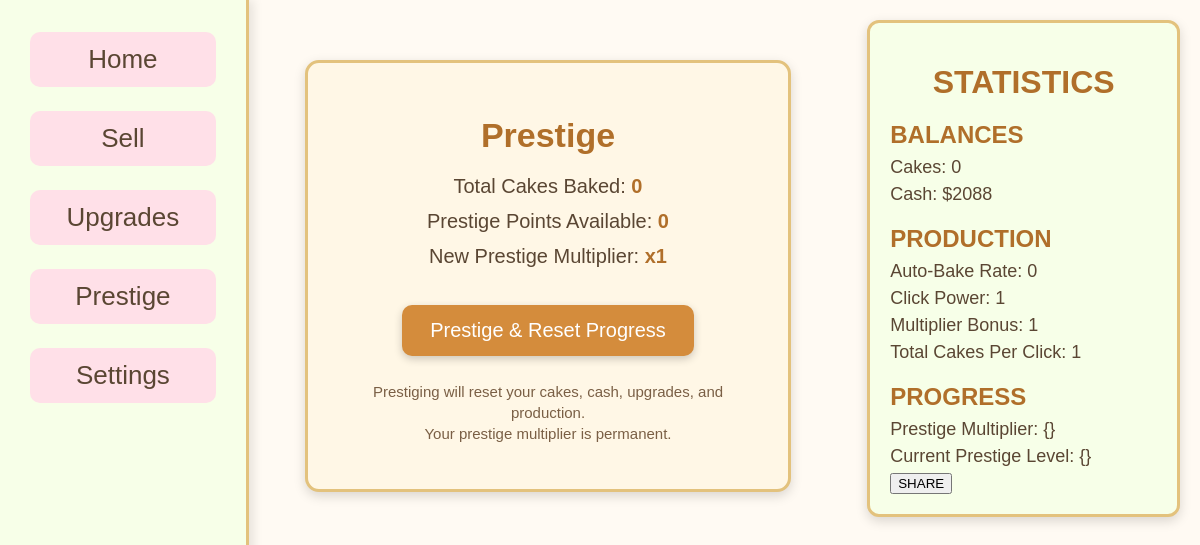
The app's page /prestige.php (signed in), older data.
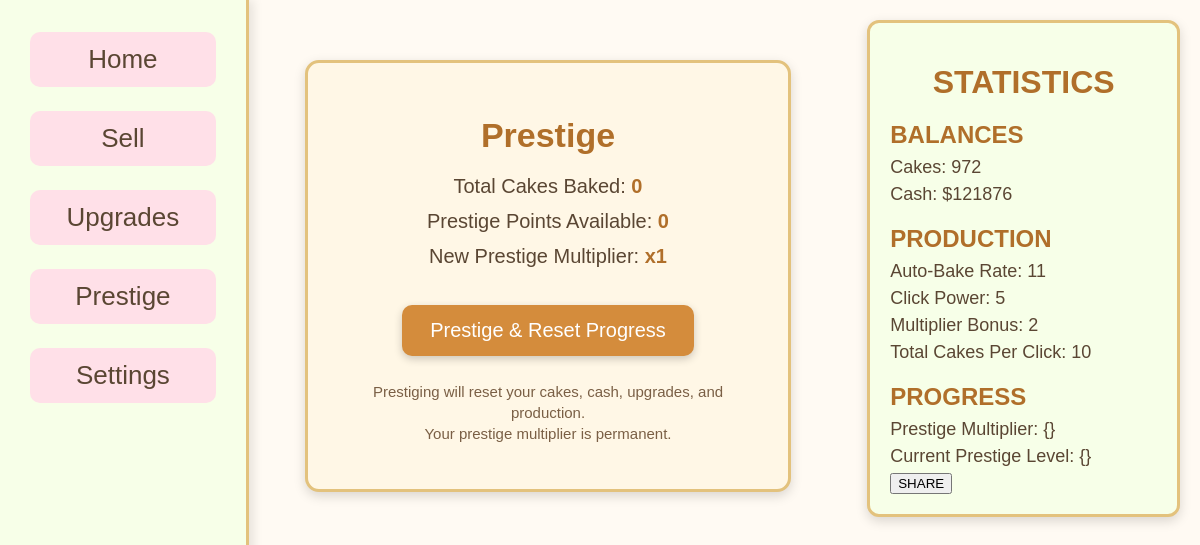
The same page, newer data.
### tables this page shows
CREATE TABLE "player_save" (
    id INTEGER PRIMARY KEY,
    cakes INTEGER DEFAULT 0,
    currency INTEGER DEFAULT 0, "multiplier" INTEGER DEFAULT 1, clickPower INTEGER DEFAULT 1, cps INTEGER DEFAULT 0, prestige_level INTEGER DEFAULT 0, prestige_multiplier REAL DEFAULT 1, "lifetime" INTEGER DEFAULT 0, `bonus` INTEGER DEFAULT 0,
    FOREIGN KEY (id) REFERENCES users(id)
);

### prestige.php (the view, shortened to what this page needs)
<?php
$current_cakes = 0;
$current_currency = 0;
$current_multiplier = 1;
$current_clickPower = 1;
$current_cps = 0;
require_once __DIR__ . '/php/config.php';
if(isset($_SESSION['user_id'])) {
    try {
        $dsn = "sqlite:$db";
        $pdo = new \PDO($dsn);
        $pdo->setAttribute(\PDO::ATTR_ERRMODE, \PDO::ERRMODE_EXCEPTION);
        $stmt = $pdo->prepare("
            SELECT cakes, currency, multiplier, clickPower, cps, bonus
            FROM player_save
            WHERE id = :user_id
        ");
        $stmt->execute([':user_id' => $_SESSION['user_id']]);
        $player_data = $stmt->fetch(\PDO::FETCH_ASSOC);
        if($player_data) {
            $current_cakes = (int)$player_data['cakes'];
            $current_currency = (int)$player_data['currency'];
            $current_multiplier = (int)$player_data['multiplier'];
            $current_clickPower = (int)$player_data['clickPower'];
            $current_cps = (int)$player_data['cps'];
        }
    } catch (\PDOException $e) {
        echo "Database connection failed: " . $e->getMessage();
    }
} else {
    header("Location: index.php");
    exit();
}
?>
<!DOCTYPE html>
<html lang="en">
<head>
    <link rel="stylesheet" href="Styles/index.css">
</head>
<body>
<div class="column1">
    <div id="nav">
        <ul>
            <li><a href="index.php"><button>Home</button></a></li>
            <li><a href="sell_cakes.php"><button>Sell</button></a></li>
            <li><a href="upgrades.php"><button>Upgrades</button></a></li>
            <li><a href="prestige.html"><button>Prestige</button></a></li>
            <li><a href="settings.php"><button id="settingsButton">Settings</button></a></li>
        </ul>
    </div>
</div>
<div class="column2">
    <div class="prestige-container">
        <h1>Prestige</h1>
        <p class="prestige-info">
            Total Cakes Baked: <strong id="totalCakesBaked">0</strong>
        </p>
        <p class="prestige-info">
            Prestige Points Available: <strong id="prestigePoints">0</strong>
        </p>
        <p class="prestige-info">
            New Prestige Multiplier: <strong id="newPrestigeMultiplier">x1</strong>
        </p>
        <button id="prestigeButton" class="prestige-btn">
            Prestige & Reset Progress
        </button>
        <p class="prestige-warning">
            Prestiging will reset your cakes, cash, upgrades, and production.<br>
            Your prestige multiplier is permanent.
        </p>
    </div>
</div>
<div class="column3">
    <div id="stats">
        <h1>STATISTICS</h1>
        <h2>BALANCES</h2>
        <ul>
            <li>Cakes: <span id="cakeStat" data-cake><?php echo $current_cakes; ?></span></li>
            <li>Cash: $<span id="money"><?php echo $current_currency; ?></span></li>
        </ul>
        <h2>PRODUCTION</h2>
        <ul>
            <li>Auto-Bake Rate: <?php echo $current_cps?></li>
            <li>Click Power: <?php echo $current_clickPower ?></li>
            <li>Multiplier Bonus: <?php echo $current_multiplier?></li>
            <li>Total Cakes Per Click: <?php echo $current_clickPower * $current_multiplier?></li>
        </ul>
        <h2>PROGRESS</h2>
        <ul>
            <li>Prestige Multiplier: {}</li>
            <li>Current Prestige Level: {} </li>
        </ul>
        <button>SHARE</button>
    </div>
</div>
</body>
</html>

### Styles/index.css (style rules this page uses)
html, body { margin: 0; padding: 0; height: 100%; background-color: #fffaf3; font-family: 'Trebuchet MS', sans-serif; color: #5a4633; }
body { display: flex; flex-direction: row; min-height: 100vh; }
.column1 { width: 22%; background-color: #f7ffe8; border-right: 3px solid #e3c27d; padding-top: 20px; box-shadow: 4px 0 10px rgba(0,0,0,0.1); }
#nav ul { list-style: none; padding: 0; margin: 0; }
#nav ul li { padding: 12px 30px; }
#nav ul li button { width: 100%; font-size: 26px; padding: 12px; border-radius: 10px; border: none; background-color: #ffe0e8; color: #5a4633; cursor: pointer; transition: 0.2s ease; }
.column2 { width: 50%; padding: 20px; }
.column3 { width: 28%; padding: 20px; }
#stats { background-color: #f7ffe8; border: 3px solid #e3c27d; border-radius: 12px; padding: 20px; box-shadow: 0 4px 12px rgba(0,0,0,0.15); }
#stats h1 { text-align: center; margin-bottom: 15px; color: #b06f2a; }
#stats h2 { margin-top: 20px; margin-bottom: 8px; color: #b06f2a; }
#stats ul { list-style: none; padding: 0; margin: 0; }
#stats ul li { margin: 6px 0; font-size: 18px; }
.prestige-container { background: #fff7e6; border: 3px solid #e3c27d; border-radius: 14px; padding: 30px; width: 420px; margin: 40px auto; text-align: center; box-shadow: 0 4px 12px rgba(0,0,0,0.15); }
.prestige-container h1 { font-size: 34px; color: #b06f2a; margin-bottom: 20px; }
.prestige-info { font-size: 20px; margin: 12px 0; }
.prestige-info strong { color: #b06f2a; }
.prestige-btn { background: #d48c3c; color: white; border: none; padding: 14px 28px; font-size: 20px; border-radius: 10px; margin-top: 25px; cursor: pointer; transition: 0.2s ease; box-shadow: 0 3px 8px rgba(0,0,0,0.2); }
.prestige-warning { margin-top: 25px; font-size: 15px; color: #7a5f45; line-height: 1.4; }

Row changes from the older to the newer data that the page shows:
changed player_save: cakes "0" → "972"; currency "2088" → "121876"; cps "0" → "11"; clickPower "1" → "5"; multiplier "1" → "2"; $current_clickPower * $current_multiplier "1" → "10"
